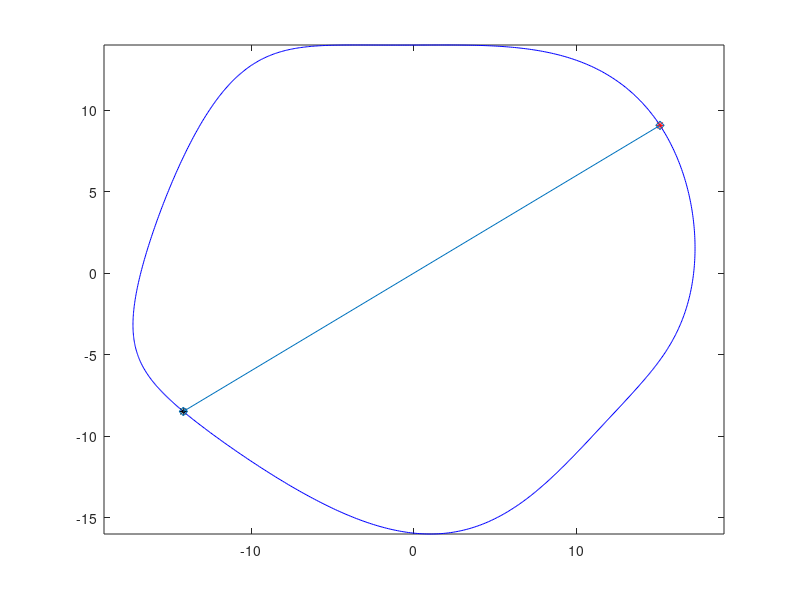

Reproduce this figure in MATLAB.
%@author Wu AiJing

tries = 1000;
x = @(t) 17*cos(t) + sin(3*t);
y = @(t) 15*sin(t) - cos(4*t);
t = linspace(0, 2*pi, tries);

xd = @(t) -17*sin(t) + 3*cos(3*t); %derivative of x
yd = @(t) 15*cos(t) + 4*sin(4*t); %derivative of y
total_area = (1/2)*integral(@(t) x(t).*yd(t) - xd(t).*y(t), 0, 2*pi); %total area, Green's Theorem
g = @(t) x(t).*yd(t)-xd(t).*y(t); %function to calculate area of "sector"
h = @(a,b) abs(x(a)*y(b)-x(b)*y(a)) / 2; %needless triangle area included in the "sector"
%{
    h -- function to calculate area of triangle, from (0,0) to Point(a) and Point(b)
    Both methods below get the exactly same result.

Method 1:
    line Point(a) to Point(b):
    slope = (y(a)-y(b))/(x(a)-x(b))
    intercept = y(a)-slope*x(a)
    So, line: (y(a)-y(b))*x - (x(a)-x(b))*y + ((x(a)-x(b))*y(a)-(y(a)-y(b))*x(a)) = 0

    From (0,0) to line, distance =
    abs(((x(a)-x(b))*y(a)-(y(a)-y(b))*x(a)))/sqrt((y(a)-y(b))^2+(x(a)-x(b))^2)
    
    LengthAB = sqrt((x(a)-x(b))^2 + (y(a)-y(b))^2)
    triangle_area = LengthAB * distance / 2

Method 2:
    The triangle area can be got by half of its parallelogram.
    The area of the parralelogram is abs(x(a)*y(b) - x(b)*y(a))
    (basically this is the cross product of the two points -> |x1*y2-x2*y1|)
%}

%When using the linspace-points as random a, b,
%calculating the area of each segment to improve the efficiency
M = zeros(1, tries-1);
for k = 1:(tries-1)
    M(k) = (1/2)*integral(g, t(k), t(k+1));
end

L = 1e6; %square of the shortest length of the cut
A = 0; %value of a at the minimum length
B = 0; %value of b at the minimum length
for i = 1:floor(tries/3) %1/3 of the whole points number is enough
    a = t(i);
    for j = floor(i+tries/3):ceil(i+tries*2/3) %don't need to count back from 1
        b = t(j);
        temp = sum(M(i:j-1));
        area = min(temp, total_area-temp) - h(a,b); %find the smaller "sector" and then minus the needless triangle
        if abs(area - (1/2)*total_area) < 0.3 %close to half area or not
            %{
                Parameter = 0.3 here can be changed according to tries
                When using tries points on the curve to calculate, if the 
                parameter is too small, it may never reach a feasible result
            %}
            amount = (x(b)-x(a))^2 + (y(b)-y(a))^2;
            if amount < L
                L = amount;
                A = a;
                B = b;
            end
        end
    end
end

length = sqrt(L);
X = [x(A), x(B)];
Y = [y(A), y(B)];
plot(x(t), y(t), 'b', X(1), Y(1), 'r*', X(2), Y(2), 'k*', X, Y, 'd-')
axis equal
fprintf('The shortest cut found has length of %g\n', length)